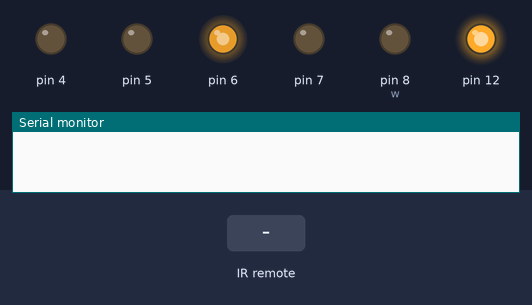
A sketch run on a simulated Arduino Uno, built with avr-gcc and run on an emulated ATmega328P. Shown: output pins drawn as LEDs (lit = HIGH), the last lines printed to the serial monitor. The test bench sets the inputs (shaded band).

Above: at 1.2 s.
1.3 s: infrared code 0x8 received
At 2.5 s:
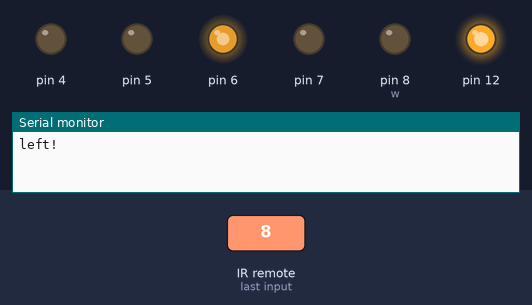
2.9 s: infrared code 0x5A received
At 3.6 s:
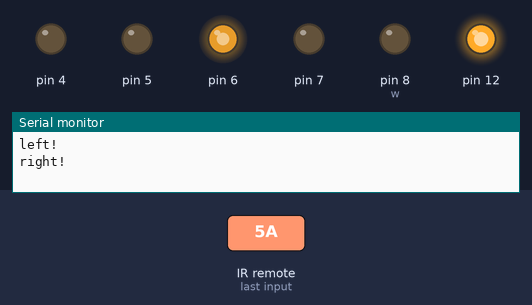
4.4 s: infrared code 0x18 received
At 4.8 s:
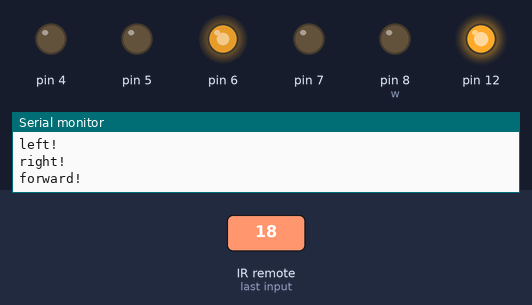
6.0 s: infrared code 0x52 received
At 7.2 s:
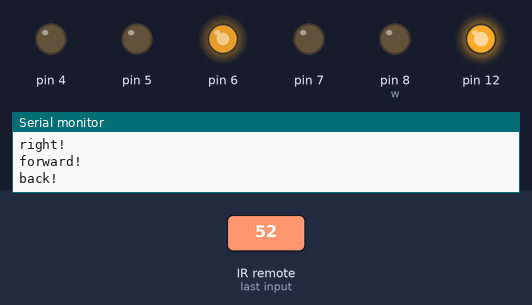
Timing chart, 0 to 8.5 s (numbered marks = the images above; inputs shaded):
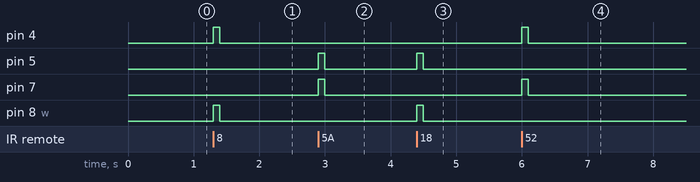

Measured:
- after the input at 1.3 s, pin 4, pin 8 (w): LOW → HIGH at once, → LOW 0.10 s later
- after the input at 2.9 s, pin 5, pin 7: LOW → HIGH at once, → LOW 0.10 s later
- after the input at 4.4 s, pin 5, pin 8 (w): LOW → HIGH at once, → LOW 0.10 s later
- after the input at 6.0 s, pin 4, pin 7: LOW → HIGH at once, → LOW 0.10 s later

The sketch:

pilot.ino
```cpp
#define DECODE_NEC

#include <IRremote.hpp>
#include "Wheels.h"
#define IR_RECEIVE_PIN 2

#define LEFT_COMMAND 0x8
#define RIGHT_COMMAND 0x5A
#define FORWARD_COMMAND 0x18
#define BACK_COMMAND 0x52

#define MAX_COMMAND_DELAY 100

unsigned long last_time;
long command_timer = 0;

Wheels w;

void setup() {
  // put your setup code here, to run once:
  Serial.begin(9600);

  w.attach(8,7,6,5,4,12);
  w.setSpeed(200);

  IrReceiver.begin(IR_RECEIVE_PIN);

  last_time = millis();
}

void loop() {
  unsigned long current_time = millis();
  unsigned long elapsed = current_time - last_time;
  last_time = current_time;

  update_timers(elapsed);

  // put your main code here, to run repeatedly:
  if (IrReceiver.decode()){
    IrReceiver.resume();

    switch (IrReceiver.decodedIRData.command) {
      case LEFT_COMMAND:
        command_timer = MAX_COMMAND_DELAY;
        Serial.println("left!");
        w.forwardRight();
        w.backLeft();
        break;
      case RIGHT_COMMAND:
        command_timer = MAX_COMMAND_DELAY;
        Serial.println("right!");
        w.forwardLeft();
        w.backRight();
        break;
      case BACK_COMMAND:
        command_timer = MAX_COMMAND_DELAY;
        Serial.println("back!");
        w.back();
        break;
      case FORWARD_COMMAND:
        command_timer = MAX_COMMAND_DELAY;
        Serial.println("forward!");
        w.forward();
        break;
      default:
        Serial.println("unknown command!");
        w.stop();
    }
  }

  if (command_timer <= 0) {
    w.stop();
  }
}

void update_timers(unsigned long elapsed) {
  command_timer -= elapsed;
}
```

Wheels.cpp
```cpp
#include <Arduino.h>

#include "Wheels.h"

//
//#define SET_MOVEMENT(side,f,b) ( digitalWrite( side[0], f ) ); digitalWrite( side[1], b ) )

#define SET_MOVEMENT(side,f,b) digitalWrite( side[0], f);\
                               digitalWrite( side[1], b)
//#define HIGH 1
//#define LOW 0

//#define SET_MOVEMENT(s,f,b) delay(10);

Wheels::Wheels()
{
  this->cnt0 = 0;
  this->cnt1 = 1;
}

void Wheels::attachRight(int pF, int pB, int pS)
{
    pinMode(pF, OUTPUT);
    pinMode(pB, OUTPUT);
    pinMode(pS, OUTPUT);
    this->pinsRight[0] = pF;
    this->pinsRight[1] = pB;
    this->pinsRight[2] = pS;
}


void Wheels::attachLeft(int pF, int pB, int pS)
{
    pinMode(pF, OUTPUT);
    pinMode(pB, OUTPUT);
    pinMode(pS, OUTPUT);
    this->pinsLeft[0] = pF;
    this->pinsLeft[1] = pB;
    this->pinsLeft[2] = pS;
}

void Wheels::setSpeedRight(uint8_t s)
{
    analogWrite(this->pinsRight[2], s);
}

void Wheels::setSpeedLeft(uint8_t s)
{
    analogWrite(this->pinsLeft[2], s);
}

void Wheels::setSpeed(uint8_t s)
{
    setSpeedLeft(s);
    setSpeedRight(s);
}

void Wheels::attach(int pRF, int pRB, int pRS, int pLF, int pLB, int pLS)
{
    this->attachRight(pRF, pRB, pRS);
    this->attachLeft(pLF, pLB, pLS);
}

void Wheels::forwardLeft()
{
    SET_MOVEMENT(pinsLeft, HIGH, LOW);
}

void Wheels::forwardRight()
{
    SET_MOVEMENT(pinsRight, HIGH, LOW);
}

void Wheels::backLeft()
{
    SET_MOVEMENT(pinsLeft, LOW, HIGH);
}

void Wheels::backRight()
{
    SET_MOVEMENT(pinsRight, LOW, HIGH);
}

void Wheels::forward()
{
    this->forwardLeft();
    this->forwardRight();
}

void Wheels::back()
{
    this->backLeft();
    this->backRight();
}

void Wheels::stopLeft()
{
    SET_MOVEMENT(pinsLeft, LOW, LOW);
}

void Wheels::stopRight()
{
    SET_MOVEMENT(pinsRight, LOW, LOW);
}

void Wheels::stop()
{
  this->stopLeft();
  this->stopRight();
}

void Wheels::goForward(int cm){
  int magic_number = 4 * cm;
  this->cnt0 = 0;
  this->cnt1 = 0;
  this->forward();
  while((this->cnt0 + this->cnt1) < magic_number);
  this->stop();
}

void Wheels::goBack(int cm){
  int magic_number = 4 * cm;
  this->cnt0 = 0;
  this->cnt1 = 0;
  this->back();
  while((this->cnt0 + this->cnt1) < magic_number);
  this->stop();
}

void Wheels::turnLeft(int angle){
  int magic_number = 1.2 * angle;
  this->cnt0 = 0;
  this->cnt1 = 0;
  this->forwardRight();
  this->backLeft();
  while((this->cnt0 + this->cnt1) < magic_number);
  this->stop();
}

void Wheels::turnRight(int angle){
  int magic_number = 1.2 * angle;
  this->cnt0 = 0;
  this->cnt1 = 0;
  this->forwardLeft();
  this->backRight();
  while((this->cnt0 + this->cnt1) < magic_number);
  this->stop();
}
```

Wheels.h
```cpp
#include <Arduino.h>


#ifndef Wheels_h
#define Wheels_h


class Wheels {
    public:
        Wheels();
        void attachRight(int pinForward, int pinBack, int pinSpeed);
        void attachLeft(int pinForward, int pinBack, int pinSpeed);
        void attach(int pinRightForward, int pinRightBack, int pinRightSpeed,
                    int pinLeftForward, int pinLeftBack, int pinLeftSpeed);
        void forward();
        void forwardLeft();
        void forwardRight();
        void back();
        void backLeft();
        void backRight();
        void stop();
        void stopLeft();
        void stopRight();
        void setSpeed(uint8_t);
        void setSpeedRight(uint8_t);
        void setSpeedLeft(uint8_t);
        void goForward(int cm);
        void goBack(int cm);
        void turnRight(int angle);
        void turnLeft(int angle);

        volatile int cnt0, cnt1;

    private:
        int pinsRight[3];
        int pinsLeft[3];
};


#endif
```
